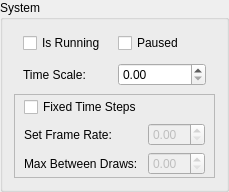
         <widget class="QGroupBox" name="sysGroupBox" >
          <property name="title" >
           <string>System</string>
          </property>
          <layout class="QGridLayout" name="gridLayout_17" >
           <item row="2" column="0" >
            <widget class="QFrame" name="frame_7" >
             <property name="frameShape" >
              <enum>QFrame::StyledPanel</enum>
             </property>
             <property name="frameShadow" >
              <enum>QFrame::Plain</enum>
             </property>
             <layout class="QGridLayout" name="gridLayout_18" >
              <property name="topMargin" >
               <number>2</number>
              </property>
              <property name="bottomMargin" >
               <number>2</number>
              </property>
              <item row="0" column="0" >
               <widget class="QCheckBox" name="sysFixedTimeStepToggle" >
                <property name="text" >
                 <string>Fixed Time Steps</string>
                </property>
               </widget>
              </item>
              <item row="1" column="0" >
               <widget class="QLabel" name="label_47" >
                <property name="text" >
                 <string>Set Frame Rate:</string>
                </property>
               </widget>
              </item>
              <item row="1" column="1" >
               <widget class="QDoubleSpinBox" name="sysFrameRateEdit" >
                <property name="enabled" >
                 <bool>false</bool>
                </property>
               </widget>
              </item>
              <item row="2" column="1" >
               <widget class="QDoubleSpinBox" name="sysMaxDrawEdit" >
                <property name="enabled" >
                 <bool>false</bool>
                </property>
               </widget>
              </item>
              <item row="2" column="0" >
               <widget class="QLabel" name="label_48" >
                <property name="text" >
                 <string>Max Between Draws:</string>
                </property>
               </widget>
              </item>
             </layout>
            </widget>
           </item>
           <item row="1" column="0" >
            <widget class="QWidget" native="1" name="widget_8" >
             <layout class="QGridLayout" name="gridLayout_19" >
              <property name="topMargin" >
               <number>2</number>
              </property>
              <property name="bottomMargin" >
               <number>2</number>
              </property>
              <item row="0" column="0" >
               <widget class="QLabel" name="label_46" >
                <property name="text" >
                 <string>Time Scale:</string>
                </property>
               </widget>
              </item>
              <item row="0" column="1" >
               <widget class="QDoubleSpinBox" name="sysTimeScaleEdit" />
              </item>
             </layout>
            </widget>
           </item>
           <item row="0" column="0" >
            <widget class="QWidget" native="1" name="widget_9" >
             <layout class="QHBoxLayout" name="horizontalLayout_7" >
              <property name="topMargin" >
               <number>2</number>
              </property>
              <property name="bottomMargin" >
               <number>2</number>
              </property>
              <item>
               <widget class="QCheckBox" name="sysRunningToggle" >
                <property name="enabled" >
                 <bool>true</bool>
                </property>
                <property name="text" >
                 <string>Is Running</string>
                </property>
                <property name="checkable" >
                 <bool>false</bool>
                </property>
               </widget>
              </item>
              <item>
               <widget class="QCheckBox" name="sysPausedToggle" >
                <property name="text" >
                 <string>Paused</string>
                </property>
               </widget>
              </item>
             </layout>
            </widget>
           </item>
          </layout>
         </widget>
